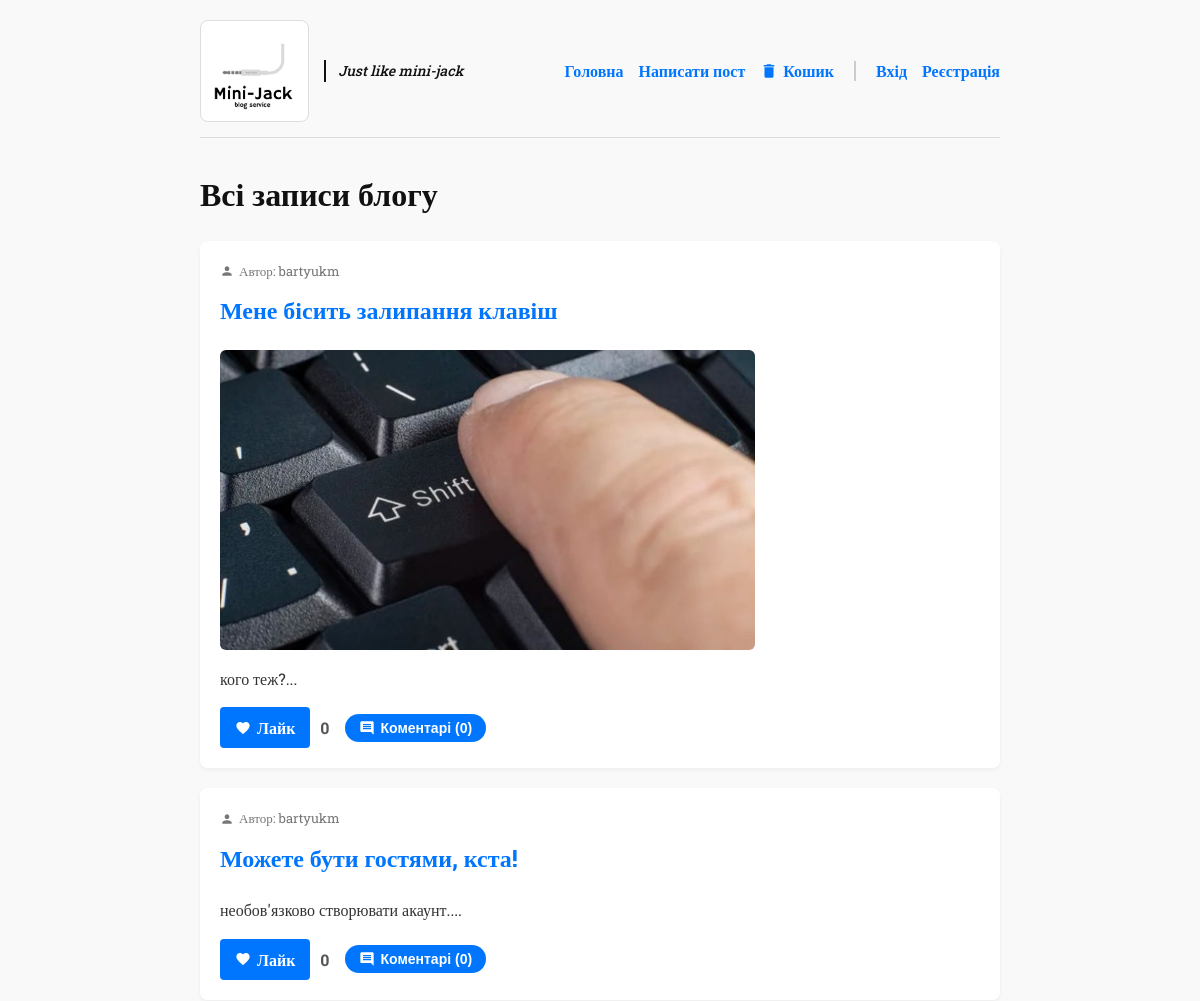
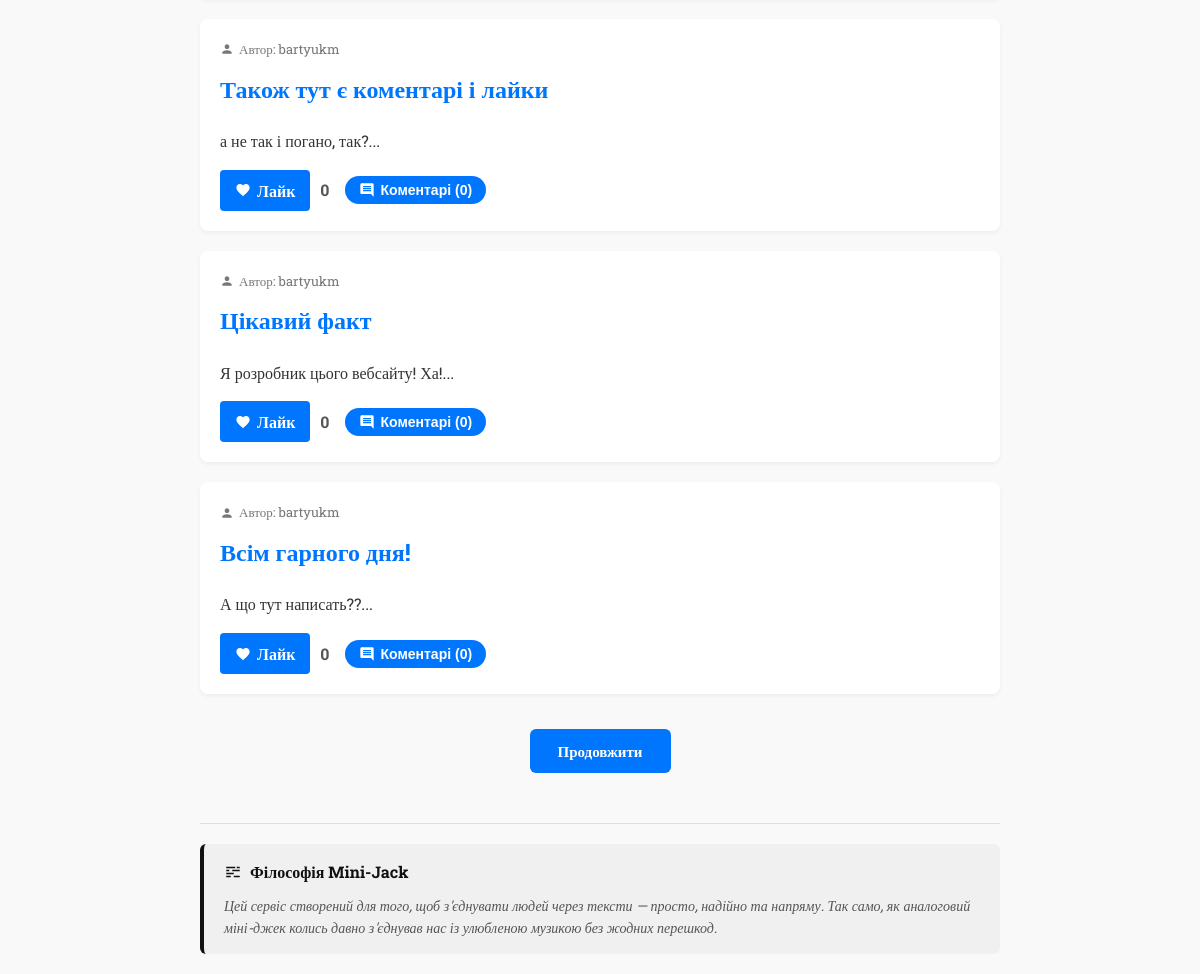
The page / on the database its author committed (2 pictures, top to bottom).
### tables this page shows
CREATE TABLE posts (
            id INTEGER PRIMARY KEY AUTOINCREMENT,
            user_id INTEGER,
            title TEXT NOT NULL,
            content TEXT NOT NULL,
            image_filename TEXT,
            likes INTEGER DEFAULT 0,
            is_deleted INTEGER DEFAULT 0,
            deleted_at TEXT,
            FOREIGN KEY (user_id) REFERENCES users (id) ON DELETE SET NULL
        );

CREATE TABLE users (
            id INTEGER PRIMARY KEY AUTOINCREMENT,
            username TEXT UNIQUE NOT NULL,
            password TEXT NOT NULL
        );

### app.py (the view)
@app.route('/')
def index():
    clean_old_trash()
    limit = request.args.get('limit', 5, type=int)
    conn = get_db_connection()
    posts_rows = conn.execute('''
        SELECT p.*, u.username
        FROM posts p
        LEFT JOIN users u ON p.user_id = u.id
        WHERE p.is_deleted = 0
        ORDER BY p.id DESC
        LIMIT ?
    ''', (limit + 1,)).fetchall()
    has_more = len(posts_rows) > limit
    display_posts = posts_rows[:limit]
    posts = []
    for row in display_posts:
        post_data = dict(row)
        comments_rows = conn.execute('''
            SELECT c.*, u.username
            FROM comments c
            LEFT JOIN users u ON c.user_id = u.id
            WHERE c.post_id = ?
            ORDER BY c.id ASC
        ''', (post_data['id'],)).fetchall()
        post_data['comments'] = [dict(c) for c in comments_rows]
        post_data['comments_count'] = len(post_data['comments'])
        posts.append(post_data)
    conn.close()
    return render_template('index.html', posts=posts, limit=limit, has_more=has_more)

### app.py (called while the page is built, shortened)
def get_db_connection():
    conn = sqlite3.connect('database.db')
    conn.execute('PRAGMA foreign_keys = ON;')
    conn.row_factory = sqlite3.Row
    return conn

def clean_old_trash():
    conn = get_db_connection()
    now = datetime.now()
    trash_posts = conn.execute('SELECT id, deleted_at, image_filename FROM posts WHERE is_deleted = 1').fetchall()
    conn.commit()
    conn.close()

@app.context_processor
def inject_user():
    return dict(current_user_id=session.get('user_id'), current_username=session.get('username'))

### templates/index.html (shortened to what this page needs)
<!DOCTYPE html>
<html lang="uk">
<head>
    <link rel="stylesheet" href="{{ url_for('static', filename='style.css') }}">
</head>
<body>
    <nav>
        <div class="logo-container">
            <a href="{{ url_for('index') }}" style="margin: 0; padding: 0;">
                <img src="{{ url_for('static', filename='logo.png') }}" alt="Mini-Jack" class="blog-logo">
            </a>
            <span class="site-tagline">Just like mini-jack</span>
        </div>
        <div class="nav-links" id="navLinks">
            <a href="{{ url_for('index') }}">Головна</a>
            <a href="{{ url_for('create') }}">Написати пост</a>
            <a href="{{ url_for('trash') }}">
                <svg viewBox="0 0 24 24"><path d="M6 19c0 1.1.9 2 2 2h8c1.1 0 2-.9 2-2V7H6v12zM19 4h-3.5l-1-1h-5l-1 1H5v2h14V4z"/></svg>
                Кошик
            </a>
            <div class="auth-separator"></div>
            {% if current_user_id %}
                <span class="user-greeting">
                    <svg viewBox="0 0 24 24"><path d="M12 12c2.21 0 4-1.79 4-4s-1.79-4-4-4-4 1.79-4 4 1.79 4 4 4zm0 2c-2.67 0-8 1.34-8 4v2h16v-2c0-2.66-5.33-4-8-4z"/></svg>
                    {{ current_username }}
                </span>
                <a href="{{ url_for('logout') }}" class="btn-logout">Вийти</a>
            {% else %}
                <a href="{{ url_for('login') }}">Вхід</a>
                <a href="{{ url_for('register') }}">Реєстрація</a>
            {% endif %}
        </div>
    </nav>
    <h1>Всі записи блогу</h1>
    <div class="posts">
        {% for post in posts %}
            <div class="post-preview">
                <div class="post-author-meta">
                    <svg viewBox="0 0 24 24"><path d="M12 12c2.21 0 4-1.79 4-4s-1.79-4-4-4-4 1.79-4 4 1.79 4 4 4zm0 2c-2.67 0-8 1.34-8 4v2h16v-2c0-2.66-5.33-4-8-4z"/></svg>
                    <span>Автор: {{ post['username'] if post['username'] else 'Гість' }}</span>
                </div>
                <h2><a href="{{ url_for('post', post_id=post['id']) }}">{{ post['title'] }}</a></h2>
                {% if post['image_filename'] %}
                    <div class="post-image-preview">
                        <img src="{{ url_for('static', filename='uploads/' + post['image_filename']) }}" alt="Фото поста">
                    </div>
                {% endif %}
                <p>{{ post['content'][:150] }}...</p>
                <div class="post-actions">
                    <div class="actions-left">
                        <div class="like-container">
                            <form action="{{ url_for('like_post', post_id=post['id']) }}" method="post" class="like-form" data-post-id="{{ post['id'] }}" data-likes-count="{{ post['likes'] }}">
                                <button type="submit" class="like-button" id="btn-like-{{ post['id'] }}">
                                    <svg viewBox="0 0 24 24"><path d="M12 21.35l-1.45-1.32C5.4 15.36 2 12.28 2 8.5 2 5.42 4.42 3 7.5 3c1.74 0 3.41.81 4.5 2.09C13.09 3.81 14.76 3 16.5 3 19.5 3 22 5.42 22 8.5c0 3.78-3.4 6.86-8.55 11.54L12 21.35z"/></svg>
                                    Лайк
                                </button>
                            </form>
                            <span class="like-count">{{ post['likes'] }}</span>
                        </div>
                        <button class="comment-toggle-btn" onclick="openCommentsModal({{ post['id'] }})">
                            <svg viewBox="0 0 24 24"><path d="M21.99 4c0-1.1-.89-2-1.99-2H4c-1.1 0-2 .9-2 2v12c0 1.1.9 2 2 2h14l4 4-.01-18zM18 14H6v-2h12v2zm0-3H6V9h12v2zm0-3H6V6h12v2z"/></svg>
                            Коментарі ({{ post['comments_count'] }})
                        </button>
                    </div>
                </div>
            </div>
        {% endfor %}
        {% if has_more %}
            <div class="load-more-container">
                <a href="{{ url_for('index', limit=limit+5) }}" class="btn-load-more">Продовжити</a>
            </div>
        {% endif %}
    </div>
    <footer>
        <div class="philosophy-box">
            <h3>
                <svg viewBox="0 0 24 24"><path d="M3 17v2h6v-2H3zm0-4h10v2H3v-2zm10 6v-2h8v2h-8zM7 9v2H3V9h4zm14 2h-10V9h10v2zm-6-6v2H3V5h12zm6 2h-4V5h4v2z"/></svg>
                Філософія Mini-Jack
            </h3>
            <p>Цей сервіс створений для того, щоб з'єднувати людей через тексти — просто, надійно та напряму. Так само, як аналоговий міні-джек колись давно з'єднував нас із улюбленою музикою без жодних перешкод.</p>
        </div>
    </footer>
</body>
</html>

### static/style.css (style rules this page uses)
body { font-family: "Roboto Slab", serif; font-optical-sizing: auto; font-weight: 400; font-style: normal; line-height: 1.6; max-width: 800px; margin: 0 auto; padding: 20px; background-color: #f9f9f9; color: #333; }
h1, h2, h3 { font-family: "Roboto Slab", serif; font-weight: 700; color: #111; }
nav { display: flex; justify-content: space-between; align-items: center; margin-bottom: 30px; padding-bottom: 15px; border-bottom: 1px solid #ddd; position: relative; background-color: #f9f9f9; }
.logo-container { display: flex; align-items: center; }
.blog-logo { max-height: 90px; width: auto; display: block; border: 1px solid #ddd; border-radius: 8px; padding: 5px; background-color: #fff; }
.site-tagline { font-family: "Roboto Slab", serif; font-weight: 500; font-size: 14px; color: #111111; margin-left: 15px; font-style: italic; border-left: 2px solid #111111; padding-left: 12px; display: inline-block; }
.nav-links { display: flex; align-items: center; gap: 15px; }
nav a { text-decoration: none; color: #0076ff; font-weight: 700; display: flex; align-items: center; gap: 5px; }
nav a svg { width: 18px; height: 18px; fill: currentColor; }
.auth-separator { width: 2px; height: 20px; background-color: #ccc; margin: 0 5px; }
.posts { display: block; width: 100%; }
.post-preview { background: #fff; padding: 20px; margin-bottom: 20px; border-radius: 8px; box-shadow: 0 2px 4px rgba(0,0,0,0.05); position: relative; z-index: 1; }
.post-author-meta { font-size: 13px; color: #777; margin-bottom: 10px; display: flex; align-items: center; gap: 5px; }
.post-author-meta svg { width: 14px; height: 14px; fill: currentColor; }
.post-preview h2 { margin-top: 0; }
.post-preview h2 a { text-decoration: none; color: #0076ff; }
.post-image-preview img { max-width: 100%; max-height: 300px; object-fit: cover; border-radius: 6px; margin-bottom: 15px; display: block; }
.post-actions { margin-top: 15px; display: flex; justify-content: space-between; align-items: center; flex-wrap: wrap; gap: 10px; }
.actions-left { display: flex; align-items: center; gap: 15px; }
.like-container { display: flex; align-items: center; }
.like-button { background: #ff4757; color: white; border: none; padding: 6px 14px; border-radius: 20px; cursor: pointer; font-weight: bold; font-size: 14px; display: flex; align-items: center; gap: 6px; transition: background 0.2s; }
.like-button svg { width: 16px; height: 16px; fill: currentColor; }
.like-count { margin-left: 10px; font-weight: bold; color: #555; }
.comment-toggle-btn { background: #0076ff; color: white; border: none; padding: 6px 14px; border-radius: 20px; cursor: pointer; font-weight: bold; font-size: 14px; display: flex; align-items: center; gap: 6px; transition: background 0.2s; }
.comment-toggle-btn svg { width: 16px; height: 16px; fill: currentColor; }
button[type="submit"] { font-family: "Roboto Slab", serif; background: #0076ff; color: #fff; padding: 10px 15px; border: none; border-radius: 4px; cursor: pointer; font-size: 16px; font-weight: 700; }
.load-more-container { text-align: center; margin: 35px 0 20px 0; }
.btn-load-more { font-family: "Roboto Slab", serif; display: inline-block; background: #0076ff; color: #ffffff; text-decoration: none; padding: 10px 28px; border-radius: 6px; font-weight: bold; font-size: 15px; transition: background 0.2s; border: none; cursor: pointer; }
footer { margin-top: 50px; padding-top: 20px; border-top: 1px solid #ddd; position: relative; clear: both; }
.philosophy-box { background-color: #f0f0f0; padding: 15px 20px; border-radius: 6px; border-left: 4px solid #111; }
.philosophy-box h3 { margin-top: 0; margin-bottom: 10px; font-size: 16px; color: #111; display: flex; align-items: center; gap: 8px; }
.philosophy-box h3 svg { width: 18px; height: 18px; fill: #111; }
.philosophy-box p { margin: 0; font-size: 14px; color: #555; font-style: italic; }

### rows shown on the page
posts: username "bartyukm", title "Мене бісить залипання клавіш", image_filename (picture), content "кого теж?", likes "0", comments_count "0"
posts: username "bartyukm", title "Можете бути гостями, кста!", content "необов'язково створювати акаунт.", likes "0", comments_count "0"
posts: username "bartyukm", title "Також тут є коментарі і лайки", content "а не так і погано, так?", likes "0", comments_count "0"
posts: username "bartyukm", title "Цікавий факт", content "Я розробник цього вебсайту! Ха!", likes "0", comments_count "0"
posts: username "bartyukm", title "Всім гарного дня!", content "А що тут написать??", likes "0", comments_count "0"
